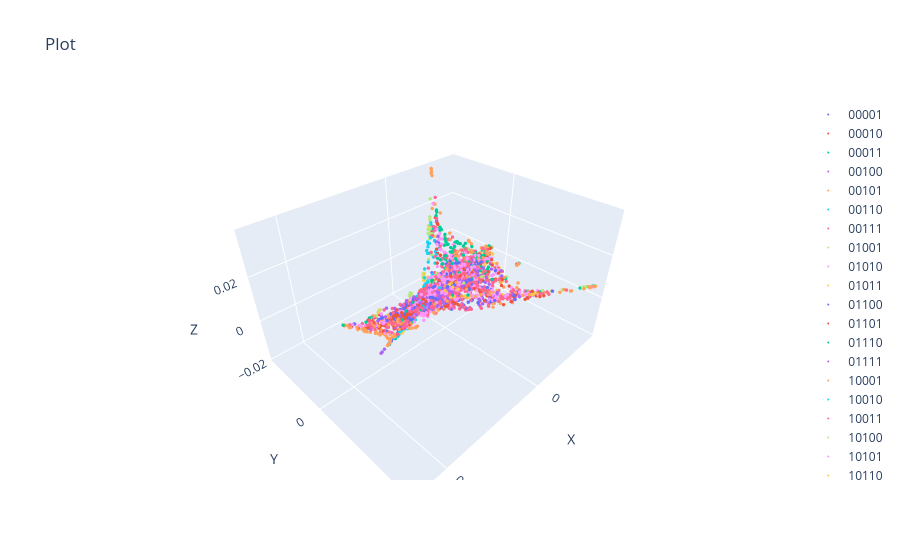

The notebook cell saved with this chart:
### Code cell
from plotly3d.plot import scatter
scatter(freq_phate, heclass, s=2, filename='hyperedge_celltype_freq_phate.html')
